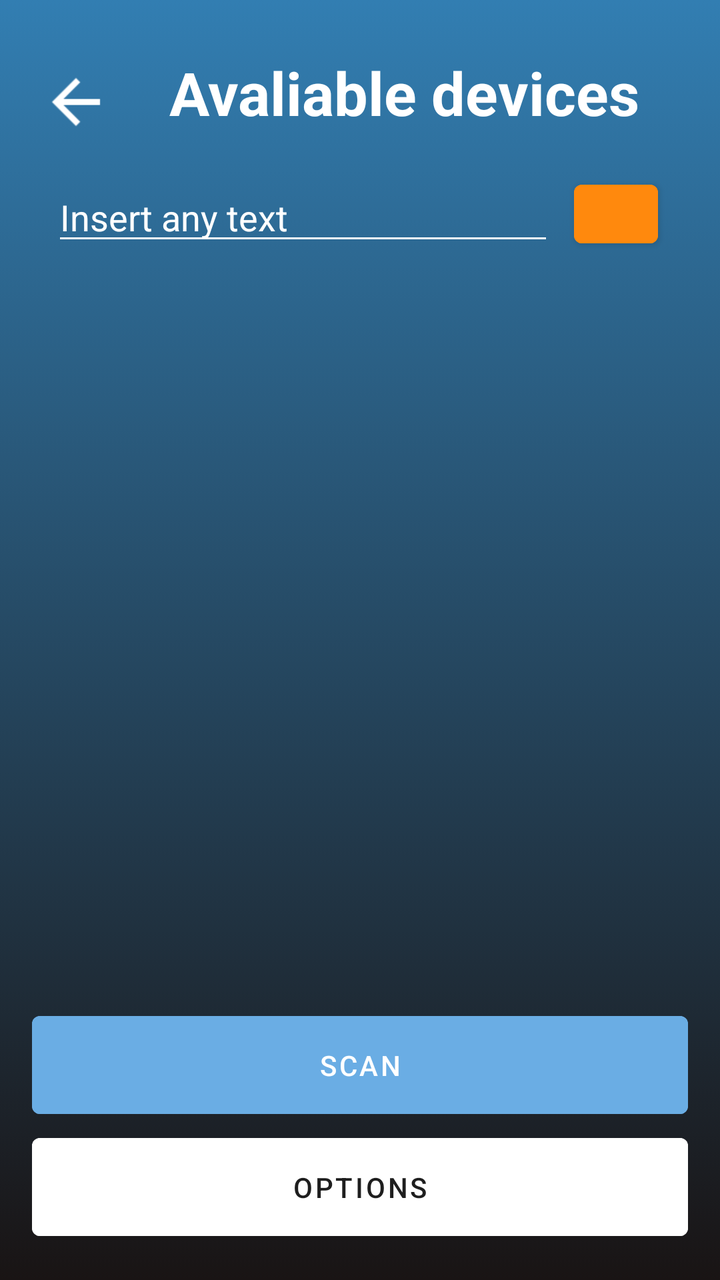
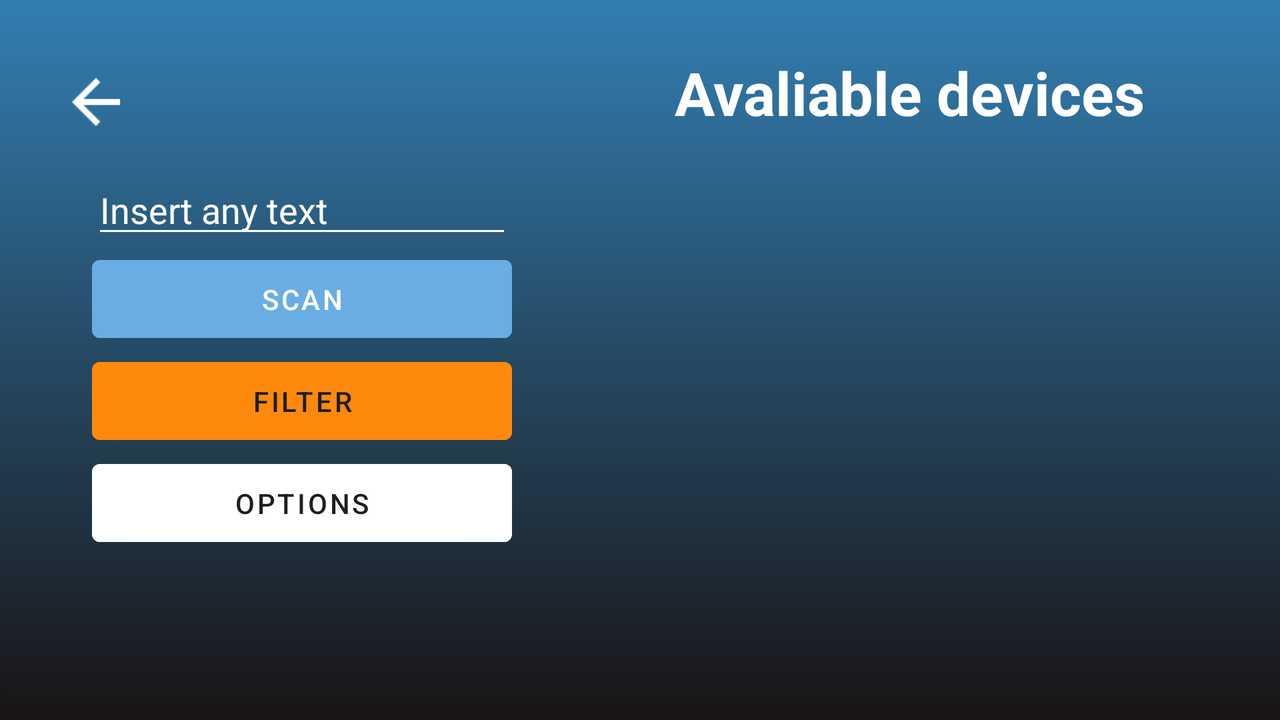

The same Android screen from two of the app's own layout files: first res/layout/ as a phone draws it, then the repository's variant for another configuration, drawn on a device whose configuration selects that folder. Both files follow.
<!-- AndroidManifest.xml: application theme AppTheme -->
<!-- res/layout/activity_scan.xml -->
<?xml version="1.0" encoding="utf-8"?>
<androidx.constraintlayout.widget.ConstraintLayout xmlns:android="http://schemas.android.com/apk/res/android"
    xmlns:app="http://schemas.android.com/apk/res-auto"
    xmlns:tools="http://schemas.android.com/tools"
    android:layout_width="match_parent"
    android:layout_height="match_parent"
    android:background="@drawable/bck_dark_gradient"
    style="@style/GeneralConfiguration">

    <TextView
        android:id="@+id/textView2"
        android:layout_width="wrap_content"
        android:layout_height="wrap_content"
        android:layout_alignParentStart="true"
        android:layout_centerVertical="true"
        android:layout_gravity="center_vertical"
        android:text="@string/connection_devices_list_title"
        android:textColor="@android:color/white"
        android:textSize="30sp"
        android:textStyle="bold"
        android:layout_marginTop="10dp"
        android:layout_marginStart="10dp"
        android:singleLine="true"
        app:layout_constraintEnd_toEndOf="parent"
        app:layout_constraintStart_toEndOf="@+id/act_scan_back_btn"
        app:layout_constraintTop_toTopOf="parent" />

    <ImageButton
        android:id="@+id/act_scan_back_btn"
        android:layout_width="wrap_content"
        android:layout_height="50dp"
        android:layout_marginTop="10dp"
        android:layout_marginStart="10dp"
        android:scaleX="1.5"
        android:scaleY="1.5"
        android:background="@android:color/transparent"
        android:src="@drawable/ic_back"
        app:layout_constraintStart_toStartOf="parent"
        app:layout_constraintTop_toTopOf="parent" />

    <LinearLayout
        android:id="@+id/linearLayout3"
        android:layout_width="match_parent"
        android:layout_height="wrap_content"
        android:orientation="horizontal"
        android:layout_marginTop="20dp"
        android:layout_marginStart="10dp"
        android:layout_marginEnd="10dp"
        app:layout_constraintTop_toBottomOf="@+id/textView2"
        android:layout_marginBottom="15dp">


        <EditText
            android:id="@+id/act_scan_input_filter"
            android:layout_width="0dp"
            android:layout_weight="6"
            android:layout_height="wrap_content"
            android:shadowColor="@color/colorWhite"
            android:backgroundTint="@color/colorWhite"
            android:textColorHint="@color/colorWhite"
            android:textColor="@color/colorWhite"
            android:textColorHighlight="@color/colorWhite"
            android:hint="@string/hint_input_filter"/>

        <Button
            android:id="@+id/act_scan_filter_btn"
            android:layout_width="0dp"
            android:layout_weight="1"
            android:layout_height="match_parent"
            android:layout_marginStart="10dp"
            android:backgroundTint="@color/colorOrangeSalle"
            android:layout_marginEnd="5dp"
            app:icon="@drawable/ic_filter"
            style="@style/Widget.MaterialComponents.Button.Icon"/>

    </LinearLayout>


    <androidx.recyclerview.widget.RecyclerView
        android:id="@+id/act_scan_recyclerView"
        android:layout_width="match_parent"
        android:layout_height="0dp"
        android:layout_marginTop="10dp"
        android:layout_marginBottom="10dp"
        app:layout_constraintBottom_toTopOf="@+id/linearLayout"
        app:layout_constraintTop_toBottomOf="@+id/linearLayout3"
        tools:listitem="@layout/item_device"/>

    <androidx.coordinatorlayout.widget.CoordinatorLayout
        android:id="@+id/act_scan_coordinator"
        android:layout_width="match_parent"
        android:layout_height="wrap_content"
        android:visibility="visible"
        app:layout_constraintBottom_toTopOf="@+id/linearLayout"
        tools:layout_editor_absoluteX="16dp">

    </androidx.coordinatorlayout.widget.CoordinatorLayout>

    <LinearLayout
        android:id="@+id/linearLayout"
        android:layout_width="match_parent"
        android:layout_height="wrap_content"
        android:orientation="vertical"
        app:layout_constraintBottom_toBottomOf="parent">

        <Button
            android:id="@+id/act_scan_disconnect_btn"
            android:layout_width="match_parent"
            android:layout_height="wrap_content"
            android:layout_gravity="center_vertical"
            android:padding="15dp"
            android:visibility="gone"
            android:backgroundTint="@color/colorError"
            android:text="@string/preferences_connection_disconnect" />

        <Button
            android:id="@+id/act_scan_btn"
            android:layout_width="match_parent"
            android:layout_height="wrap_content"
            android:layout_gravity="center_vertical"
            android:padding="15dp"
            android:backgroundTint="@color/colorSalle"
            android:text="@string/connection_scan_button_text" />

        <Button
            android:id="@+id/act_scan_options_btn"
            android:layout_width="match_parent"
            android:layout_height="wrap_content"
            android:layout_gravity="center_vertical"
            android:padding="15dp"
            android:backgroundTint="@android:color/white"
            android:text="@string/action_options"
            android:textColor="@color/colorPrimaryDark"/>

    </LinearLayout>

    <androidx.coordinatorlayout.widget.CoordinatorLayout
        android:id="@+id/act_scan_coordinator_bottom"
        android:layout_width="match_parent"
        android:layout_height="wrap_content"
        app:layout_constraintBottom_toBottomOf="parent">

    </androidx.coordinatorlayout.widget.CoordinatorLayout>

</androidx.constraintlayout.widget.ConstraintLayout>
<!-- res/layout/item_device.xml (included above) -->
<?xml version="1.0" encoding="utf-8"?>
<LinearLayout xmlns:android="http://schemas.android.com/apk/res/android"
    android:orientation="vertical" android:layout_width="match_parent"
    android:layout_height="wrap_content"
    android:padding="10dp"
    android:layout_marginStart="15dp"
    android:layout_marginEnd="15dp"
    android:layout_marginTop="5dp"
    android:layout_marginBottom="5dp"
    android:background="@drawable/back_white_rad">

    <TextView
        android:id="@+id/item_device_name"
        android:layout_width="wrap_content"
        android:layout_height="wrap_content"
        android:textSize="18sp"
        android:text="@string/hint_device_name"
        android:textColor="@color/colorPrimaryDark"/>

    <TextView
        android:id="@+id/item_device_address"
        android:layout_width="wrap_content"
        android:layout_height="wrap_content"
        android:textSize="12sp"
        android:text="@string/preferences_device_address_title"
        android:textColor="@color/colorPrimaryDark" />

    <TextView
        android:id="@+id/item_device_rssi"
        android:layout_width="wrap_content"
        android:layout_height="wrap_content"
        android:textSize="12sp"
        android:textColor="@color/colorPrimaryDark" />

    <com.google.android.material.chip.Chip
        android:id="@+id/item_device_state"
        android:layout_width="wrap_content"
        android:layout_height="wrap_content"
        android:visibility="gone"
        android:backgroundTint="@color/colorConnected"
        android:text="@string/connection_state_connected"/>


</LinearLayout>
<!-- resources referenced by this layout -->
<resources>
  <color name="colorConnected">#00c853</color>
  <color name="colorError">#cc0000</color>
  <color name="colorOrangeSalle">#ff890d</color>
  <color name="colorPrimaryDark">#1e1e1e</color>
  <color name="colorSalle">#6aade4</color>
  <color name="colorWhite">#FFF</color>
  <!-- drawable back_white_rad (drawable) -->
  <?xml version="1.0" encoding="utf-8"?>
  <selector xmlns:android="http://schemas.android.com/apk/res/android">
      <item>
          <shape android:shape="rectangle">
              <solid android:color="#FFF"/>
              <corners android:radius="4dp"/>
          </shape>
      </item>
  </selector>
  <!-- drawable bck_dark_gradient (drawable) -->
  <?xml version="1.0" encoding="utf-8"?>
  <selector xmlns:android="http://schemas.android.com/apk/res/android">
  
      <item>
          <shape android:shape="rectangle">
              <gradient android:startColor="@color/colorPrimary"
                  android:endColor="@color/colorSalleDark"
                  android:angle="90"/>
          </shape>
      </item>
  </selector>
  <!-- drawable ic_back (drawable) -->
  <vector android:autoMirrored="true" android:height="24dp"
      android:tint="#FFFFFF" android:viewportHeight="24"
      android:viewportWidth="24" android:width="24dp" xmlns:android="http://schemas.android.com/apk/res/android">
      <path android:fillColor="#FFF" android:pathData="M20,11H7.83l5.59,-5.59L12,4l-8,8 8,8 1.41,-1.41L7.83,13H20v-2z"/>
  </vector>
  <string name="action_options">Options</string>
  <string name="connection_devices_list_title">Avaliable devices</string>
  <string name="connection_scan_button_text">Scan</string>
  <string name="connection_state_connected">Connected</string>
  <string name="hint_device_name">Device\'s name</string>
  <string name="hint_input_filter">Insert any text </string>
  <string name="preferences_connection_disconnect">Disconnect</string>
  <string name="preferences_device_address_title">Device\'s address:</string>
  <style name="GeneralConfiguration" parent="Theme.MaterialComponents">
          <item name="android:padding">16dp</item>
      </style>
  <style name="AppTheme" parent="Theme.MaterialComponents.Light.NoActionBar">
          
          <item name="colorPrimary">@color/colorPrimaryDark</item>
          <item name="colorSecondary">@color/colorSalle</item>
          <item name="android:colorBackground">@color/colorWhite</item>
          <item name="colorError">@color/colorError</item>
          <item name="windowActionBar">true</item>
  
          
          <item name="scrimBackground">@color/mtrl_scrim_color</item>
          <item name="textAppearanceHeadline1">@style/TextAppearance.MaterialComponents.Headline1</item>
          <item name="textAppearanceHeadline2">@style/TextAppearance.MaterialComponents.Headline2</item>
          <item name="textAppearanceHeadline3">@style/TextAppearance.MaterialComponents.Headline3</item>
          <item name="textAppearanceHeadline4">@style/TextAppearance.MaterialComponents.Headline4</item>
          <item name="textAppearanceHeadline5">@style/TextAppearance.MaterialComponents.Headline5</item>
          <item name="textAppearanceHeadline6">@style/TextAppearance.MaterialComponents.Headline6</item>
          <item name="textAppearanceSubtitle1">@style/TextAppearance.MaterialComponents.Subtitle1</item>
          <item name="textAppearanceSubtitle2">@style/TextAppearance.MaterialComponents.Subtitle2</item>
          <item name="textAppearanceBody1">@style/TextAppearance.MaterialComponents.Body1</item>
          <item name="textAppearanceBody2">@style/TextAppearance.MaterialComponents.Body2</item>
          <item name="textAppearanceCaption">@style/TextAppearance.MaterialComponents.Caption</item>
          <item name="textAppearanceButton">@style/TextAppearance.MaterialComponents.Button</item>
          <item name="textAppearanceOverline">@style/TextAppearance.MaterialComponents.Overline</item>
      </style>
  <color name="colorPrimary">#191414</color>
  <color name="colorSalleDark">#327eb2</color>
</resources>
<!-- res/layout-land/activity_scan.xml (the repository's variant of the layout above) -->
<!-- drawn on the phone turned sideways -->
<?xml version="1.0" encoding="utf-8"?>
<androidx.constraintlayout.widget.ConstraintLayout xmlns:android="http://schemas.android.com/apk/res/android"
    xmlns:app="http://schemas.android.com/apk/res-auto"
    xmlns:tools="http://schemas.android.com/tools"
    android:layout_width="match_parent"
    android:layout_height="match_parent"
    android:background="@drawable/bck_dark_gradient"
    style="@style/GeneralConfiguration">

    <ImageButton
        android:id="@+id/act_scan_back_btn"
        android:layout_width="wrap_content"
        android:layout_height="50dp"
        android:layout_marginTop="10dp"
        android:layout_marginStart="20dp"
        android:scaleX="1.5"
        android:scaleY="1.5"
        android:background="@android:color/transparent"
        android:src="@drawable/ic_back"
        app:layout_constraintStart_toStartOf="parent"
        app:layout_constraintTop_toTopOf="parent" />

    <LinearLayout
        android:id="@+id/linearLayout11"
        android:layout_width="match_parent"
        android:layout_height="match_parent"
        android:orientation="horizontal"
        tools:layout_editor_absoluteX="16dp"
        tools:layout_editor_absoluteY="16dp">

        <androidx.constraintlayout.widget.ConstraintLayout
            android:layout_width="0dp"
            android:layout_height="match_parent"
            android:layout_weight="4"
            android:orientation="vertical"
            android:padding="30dp">


            <LinearLayout
                android:id="@+id/linearLayout"
                android:layout_width="match_parent"
                android:layout_height="match_parent"
                android:layout_gravity="bottom"
                android:orientation="vertical"
                android:gravity="center"
                app:layout_constraintEnd_toEndOf="parent"
                app:layout_constraintStart_toStartOf="parent"
                app:layout_constraintTop_toTopOf="parent">

                <EditText
                    android:id="@+id/act_scan_input_filter"
                    android:layout_width="match_parent"
                    android:layout_height="wrap_content"
                    android:shadowColor="@color/colorWhite"
                    android:backgroundTint="@color/colorWhite"
                    android:textColorHint="@color/colorWhite"
                    android:textColor="@color/colorWhite"
                    android:textColorHighlight="@color/colorWhite"
                    android:hint="@string/hint_input_filter"/>

                <Button
                    android:id="@+id/act_scan_disconnect_btn"
                    android:layout_width="match_parent"
                    android:layout_height="wrap_content"
                    android:backgroundTint="@color/colorError"
                    android:visibility="gone"
                    android:padding="10dp"
                    android:text="@string/preferences_connection_disconnect"/>

                <Button
                    android:id="@+id/act_scan_btn"
                    android:layout_width="match_parent"
                    android:layout_height="wrap_content"
                    android:layout_gravity="center_vertical"
                    android:backgroundTint="@color/colorSalle"
                    android:padding="10dp"
                    android:text="@string/connection_scan_button_text" />

                <Button
                    android:id="@+id/act_scan_filter_btn"
                    android:layout_width="match_parent"
                    android:layout_height="wrap_content"
                    android:layout_gravity="center_vertical"
                    android:padding="10dp"
                    android:backgroundTint="@color/colorOrangeSalle"
                    android:text="@string/action_filter"
                    android:textColor="@color/colorPrimaryDark"/>

                <Button
                    android:id="@+id/act_scan_options_btn"
                    android:layout_width="match_parent"
                    android:layout_height="wrap_content"
                    android:layout_gravity="center_vertical"
                    android:backgroundTint="@color/colorWhite"
                    android:padding="10dp"
                    android:text="@string/action_options"
                    android:textColor="@color/colorPrimaryDark" />

            </LinearLayout>

        </androidx.constraintlayout.widget.ConstraintLayout>

        <LinearLayout
            android:layout_width="0dp"
            android:layout_height="match_parent"
            android:layout_weight="5"
            android:orientation="vertical">

            <RelativeLayout
                android:id="@+id/relativeLayout2"
                android:layout_width="match_parent"
                android:layout_height="wrap_content"
                android:layout_marginTop="10dp"
                android:gravity="center"
                android:orientation="horizontal"
                app:layout_constraintTop_toTopOf="parent"
                tools:layout_editor_absoluteX="16dp">

                <TextView
                    android:id="@+id/textView2"
                    android:layout_width="wrap_content"
                    android:layout_height="wrap_content"
                    android:layout_alignParentStart="true"
                    android:layout_centerVertical="true"
                    android:layout_gravity="center_vertical"
                    android:text="@string/connection_devices_list_title"
                    android:textColor="@android:color/white"
                    android:textSize="30sp"
                    android:textStyle="bold" />

                <ProgressBar
                    android:id="@+id/connection_scanning_progress"
                    android:layout_width="wrap_content"
                    android:layout_height="wrap_content"
                    android:layout_alignParentEnd="true"
                    android:layout_centerVertical="true"
                    android:visibility="gone" />

            </RelativeLayout>

            <androidx.recyclerview.widget.RecyclerView
                android:id="@+id/act_scan_recyclerView"
                android:layout_width="match_parent"
                android:layout_height="match_parent"
                android:layout_marginTop="10dp" />


        </LinearLayout>

    </LinearLayout>

    <androidx.coordinatorlayout.widget.CoordinatorLayout
        android:id="@+id/act_scan_coordinator"
        android:layout_width="match_parent"
        android:layout_height="wrap_content"
        app:layout_constraintBottom_toBottomOf="parent"
        android:layout_marginBottom="10dp">

    </androidx.coordinatorlayout.widget.CoordinatorLayout>

    <androidx.coordinatorlayout.widget.CoordinatorLayout
        android:id="@+id/act_scan_coordinator_bottom"
        android:layout_width="match_parent"
        android:layout_height="wrap_content"
        android:layout_marginBottom="10dp"
        app:layout_constraintBottom_toBottomOf="parent">

    </androidx.coordinatorlayout.widget.CoordinatorLayout>

</androidx.constraintlayout.widget.ConstraintLayout>
<!-- resources referenced by the variant -->
<!-- as the phone turned sideways resolves them -->
<resources>
  <color name="colorError">#cc0000</color>
  <color name="colorOrangeSalle">#ff890d</color>
  <color name="colorPrimaryDark">#1e1e1e</color>
  <color name="colorSalle">#6aade4</color>
  <color name="colorWhite">#FFF</color>
  <!-- drawable bck_dark_gradient (drawable) -->
  <?xml version="1.0" encoding="utf-8"?>
  <selector xmlns:android="http://schemas.android.com/apk/res/android">
  
      <item>
          <shape android:shape="rectangle">
              <gradient android:startColor="@color/colorPrimary"
                  android:endColor="@color/colorSalleDark"
                  android:angle="90"/>
          </shape>
      </item>
  </selector>
  <!-- drawable ic_back (drawable) -->
  <vector android:autoMirrored="true" android:height="24dp"
      android:tint="#FFFFFF" android:viewportHeight="24"
      android:viewportWidth="24" android:width="24dp" xmlns:android="http://schemas.android.com/apk/res/android">
      <path android:fillColor="#FFF" android:pathData="M20,11H7.83l5.59,-5.59L12,4l-8,8 8,8 1.41,-1.41L7.83,13H20v-2z"/>
  </vector>
  <string name="action_filter">Filter</string>
  <string name="action_options">Options</string>
  <string name="connection_devices_list_title">Avaliable devices</string>
  <string name="connection_scan_button_text">Scan</string>
  <string name="hint_input_filter">Insert any text </string>
  <string name="preferences_connection_disconnect">Disconnect</string>
  <style name="GeneralConfiguration" parent="Theme.MaterialComponents">
          <item name="android:padding">16dp</item>
      </style>
  <style name="AppTheme" parent="Theme.MaterialComponents.Light.NoActionBar">
          
          <item name="colorPrimary">@color/colorPrimaryDark</item>
          <item name="colorSecondary">@color/colorSalle</item>
          <item name="android:colorBackground">@color/colorWhite</item>
          <item name="colorError">@color/colorError</item>
          <item name="windowActionBar">true</item>
  
          
          <item name="scrimBackground">@color/mtrl_scrim_color</item>
          <item name="textAppearanceHeadline1">@style/TextAppearance.MaterialComponents.Headline1</item>
          <item name="textAppearanceHeadline2">@style/TextAppearance.MaterialComponents.Headline2</item>
          <item name="textAppearanceHeadline3">@style/TextAppearance.MaterialComponents.Headline3</item>
          <item name="textAppearanceHeadline4">@style/TextAppearance.MaterialComponents.Headline4</item>
          <item name="textAppearanceHeadline5">@style/TextAppearance.MaterialComponents.Headline5</item>
          <item name="textAppearanceHeadline6">@style/TextAppearance.MaterialComponents.Headline6</item>
          <item name="textAppearanceSubtitle1">@style/TextAppearance.MaterialComponents.Subtitle1</item>
          <item name="textAppearanceSubtitle2">@style/TextAppearance.MaterialComponents.Subtitle2</item>
          <item name="textAppearanceBody1">@style/TextAppearance.MaterialComponents.Body1</item>
          <item name="textAppearanceBody2">@style/TextAppearance.MaterialComponents.Body2</item>
          <item name="textAppearanceCaption">@style/TextAppearance.MaterialComponents.Caption</item>
          <item name="textAppearanceButton">@style/TextAppearance.MaterialComponents.Button</item>
          <item name="textAppearanceOverline">@style/TextAppearance.MaterialComponents.Overline</item>
      </style>
  <color name="colorPrimary">#191414</color>
  <color name="colorSalleDark">#327eb2</color>
</resources>
